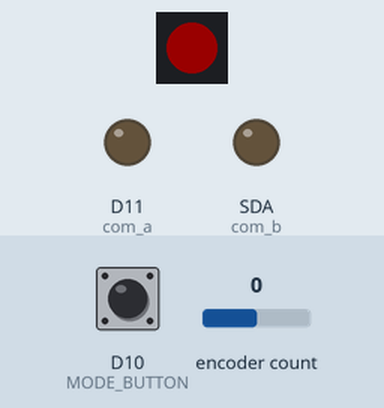
This program was run on a simulated CircuitPython board. On the bench: 1 RGB LEDs in strip order, left to right, output pins drawn as LEDs (lit = HIGH). Inputs (shaded band) come from the test bench; at power-on: D10 (MODE_BUTTON) HIGH, encoder count 0. Dim RGB values are drawn brighter than linear.

Above: at 1.2 s.
1.3 s: D10 (MODE_BUTTON) pulled LOW for 1 s
At 3.4 s:
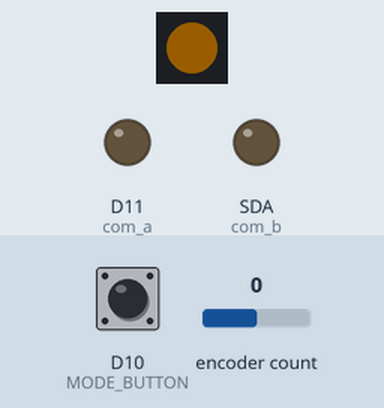
3.8 s: D10 (MODE_BUTTON) pulled LOW for 0.15 s
At 4.7 s:
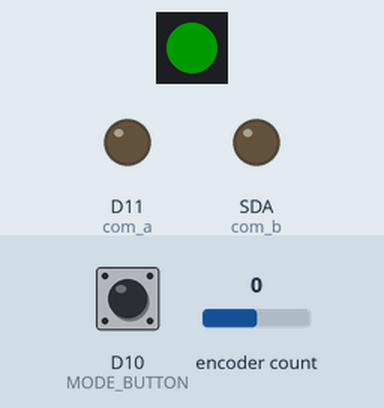
5.5 s: D10 (MODE_BUTTON) pulled LOW for 3.2 s
At 5.8 s:
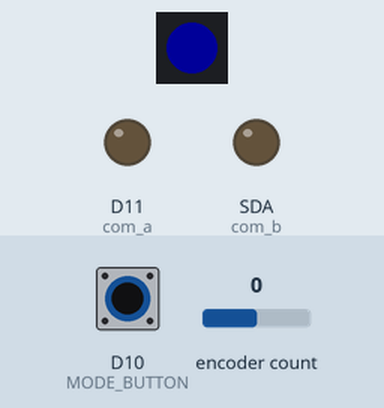
Timing chart, 0 to 10.2 s (numbered marks = the images above; inputs shaded):
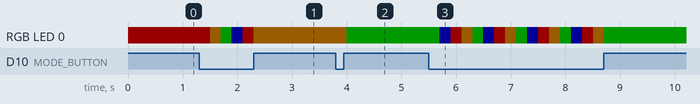

Measured:
- after the input at 1.3 s, RGB LED 0: RGB(25, 0, 0) → RGB(25, 15, 0) after 0.20 s, → RGB(0, 25, 0) 0.20 s later, → RGB(0, 0, 25) 0.20 s later, → RGB(25, 0, 0) 0.20 s later, … (5 changes in this stretch)
- after the input at 3.8 s, RGB LED 0: RGB(25, 15, 0) → RGB(0, 25, 0) after 0.20 s
- after the input at 5.5 s, RGB LED 0: RGB(0, 25, 0) → RGB(0, 0, 25) after 0.20 s, then repeats every 0.80 s: RGB(25, 0, 0) 0.20 s, RGB(25, 15, 0) 0.20 s, RGB(0, 25, 0) 0.20 s, RGB(0, 0, 25) 0.20 s, until it stays RGB(0, 25, 0) from 8.7 s

The program:

PS_rotary_encoder_3_modes.py
```python
import rotaryio
import board
import digitalio
import time

import neopixel

import usb_hid

from adafruit_hid.keyboard import Keyboard
from adafruit_hid.keycode import Keycode
from adafruit_hid.keyboard_layout_us import KeyboardLayoutUS

from adafruit_hid.mouse import Mouse

# The pin assignments for the breakout pins. Update this is you are not using a Feather.
ENCA = board.D13
ENCB = board.D12
COMA = board.D11
SW1 = board.D10
SW2 = board.D9
SW3 = board.D6
SW4 = board.D5
SW5 = board.SCL
COMB = board.SDA

# Rotary encoder setup
encoder = rotaryio.IncrementalEncoder(ENCA, ENCB)

pixels = neopixel.NeoPixel(board.NEOPIXEL, 1, brightness=0.1, auto_write=False)

# color table for the neopixel (red, green, blue) 0-255
#modes 1-6
RED    = (255,   0,   0)
YELLOW = (255, 150,   0)
GREEN  = (  0, 255,   0)
BLUE   = (  0,   0, 255)
CYAN   = (  0, 255, 255)
PURPLE = (180,   0, 255)

mode_counter = 0 # define delay to smooth the buttons
debounce_time = 0.2
# you must add colors to this array if you add more modes
mode_color = [RED, YELLOW, GREEN, BLUE]

MODE_BUTTON = digitalio.DigitalInOut(SW1)
MODE_BUTTON.direction = digitalio.Direction.INPUT
MODE_BUTTON.pull = digitalio.Pull.UP

MODE_BUTTON_state = None
last_position = encoder.position
key_pressed = False

# Set the COMA and COMB pins LOW. This is only necessary when using the direct-to-Feather or other
# GPIO-based wiring method. If connecting COMA and COMB to ground, you do not need to include this.
com_a = digitalio.DigitalInOut(COMA)
com_a.switch_to_output()
com_a = False
com_b = digitalio.DigitalInOut(COMB)
com_b.switch_to_output()
com_b = False

# Button pin setup
button_pins = (SW2, SW3, SW4, SW5)
buttons = []
for button_pin in button_pins:
    pin = digitalio.DigitalInOut(button_pin)
    pin.switch_to_input(digitalio.Pull.UP)
    buttons.append(pin)

def direction_change():
    global last_position
    global increment
    global position_change
    global current_position
    current_position = encoder.position
    position_change = current_position - last_position

    if current_position > last_position:
        movement = True
        increment = 1
        # print(increment)

    elif current_position < last_position:
        movement = False
        increment = -1
        # print(increment)
    else:
        increment = 0

    return position_change, increment

def mode_button_check():
    global mode_counter
    # Check the mode button
    if not MODE_BUTTON.value:
        mode_counter += 1
        # print(mode_counter)
        time.sleep(debounce_time)  # debounce delay

        if mode_counter > 3:
            mode_counter = 0

    return mode_counter

def make_it_a_mouse(increment):
    m = Mouse(usb_hid.devices)
    m.move(wheel=increment)

def make_it_a_mouse_click(increment):
    m = Mouse(usb_hid.devices)
    # Move the mouse while holding down the left button. (click-drag).
    m.press(Mouse.LEFT_BUTTON)
    m.move(x=5*(increment), y=0)
    m.release_all()

def zoom_in_out(increment):

    # make it a keyboard first
    kbd = Keyboard(usb_hid.devices)
    kbdLayout = KeyboardLayoutUS(kbd)
    kbd.press(Keycode.ALT)

    make_it_a_mouse(increment)

    # make it a keyboard again
    kbd = Keyboard(usb_hid.devices)
    kbdLayout = KeyboardLayoutUS(kbd)
    kbd.release_all()

def scroll_in_out(increment):
    make_it_a_mouse(increment)

def rotate(increment):

    # make it a keyboard first
    kbd = Keyboard(usb_hid.devices)
    kbdLayout = KeyboardLayoutUS(kbd)
    kbd.press(Keycode.R,)

    make_it_a_mouse_click(increment)

    # make it a keyboard again
    kbd = Keyboard(usb_hid.devices)
    kbdLayout = KeyboardLayoutUS(kbd)
    kbd.release_all()

while True:
    direction_change()
# zoom
    if position_change > 0  and mode_counter == 0:
        for _ in range(position_change):
            zoom_in_out(increment)
    elif position_change < 0 and mode_counter == 0:
        for _ in range(-position_change):
            zoom_in_out(increment)
# scroll
    if position_change > 0  and mode_counter == 1:
        for _ in range(position_change):
            scroll_in_out(increment)
    elif position_change < 0 and mode_counter == 1:
        for _ in range(-position_change):
            scroll_in_out(increment)
# rotate
    if position_change > 0  and mode_counter == 2:
        for _ in range(position_change):
            rotate(position_change)
    elif position_change < 0 and mode_counter == 2:
        for _ in range(-position_change):
            rotate(position_change)
# brush size TODO

    mode_button_check()

    pixels.fill(mode_color[mode_counter])
    pixels.show()

    last_position = current_position
```
